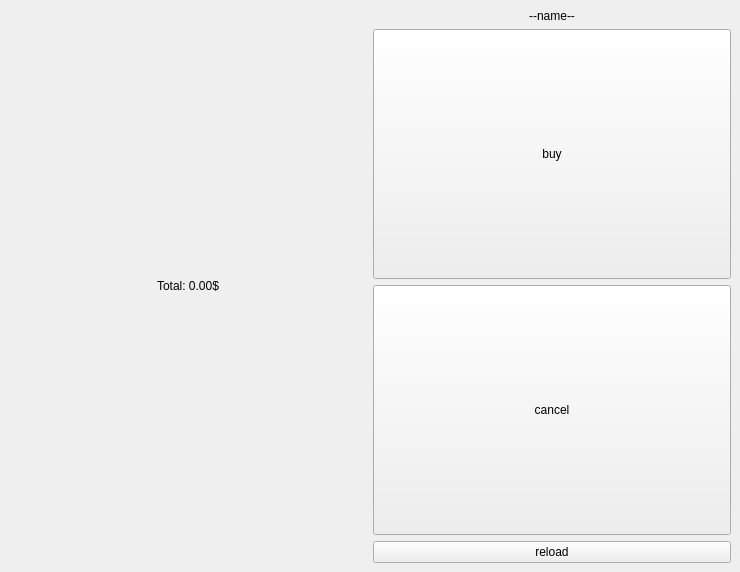
<?xml version="1.0" encoding="UTF-8"?>
<ui version="4.0">
 <class>MainWindow</class>
 <widget class="QMainWindow" name="MainWindow">
  <property name="windowModality">
   <enum>Qt::NonModal</enum>
  </property>
  <property name="geometry">
   <rect>
    <x>0</x>
    <y>0</y>
    <width>740</width>
    <height>572</height>
   </rect>
  </property>
  <property name="sizePolicy">
   <sizepolicy hsizetype="Maximum" vsizetype="Maximum">
    <horstretch>0</horstretch>
    <verstretch>0</verstretch>
   </sizepolicy>
  </property>
  <property name="windowTitle">
   <string>BeveragesTracker</string>
  </property>
  <widget class="QWidget" name="centralwidget">
   <property name="sizePolicy">
    <sizepolicy hsizetype="Maximum" vsizetype="Maximum">
     <horstretch>0</horstretch>
     <verstretch>0</verstretch>
    </sizepolicy>
   </property>
   <layout class="QHBoxLayout" name="horizontalLayout">
    <item>
     <layout class="QVBoxLayout" name="vertical1"/>
    </item>
    <item>
     <layout class="QVBoxLayout" name="vertical2">
      <item>
       <layout class="QVBoxLayout" name="drinks_list">
        <property name="sizeConstraint">
         <enum>QLayout::SetMaximumSize</enum>
        </property>
       </layout>
      </item>
      <item>
       <widget class="QLabel" name="label_total_price">
        <property name="sizePolicy">
         <sizepolicy hsizetype="Preferred" vsizetype="Maximum">
          <horstretch>0</horstretch>
          <verstretch>0</verstretch>
         </sizepolicy>
        </property>
        <property name="focusPolicy">
         <enum>Qt::NoFocus</enum>
        </property>
        <property name="frameShadow">
         <enum>QFrame::Plain</enum>
        </property>
        <property name="text">
         <string>Total: 0.00$</string>
        </property>
        <property name="alignment">
         <set>Qt::AlignCenter</set>
        </property>
       </widget>
      </item>
     </layout>
    </item>
    <item>
     <layout class="QVBoxLayout" name="vertical3">
      <item>
       <widget class="QLabel" name="label_username">
        <property name="sizePolicy">
         <sizepolicy hsizetype="Preferred" vsizetype="Maximum">
          <horstretch>0</horstretch>
          <verstretch>0</verstretch>
         </sizepolicy>
        </property>
        <property name="text">
         <string>--name--</string>
        </property>
        <property name="alignment">
         <set>Qt::AlignCenter</set>
        </property>
       </widget>
      </item>
      <item>
       <widget class="QPushButton" name="button_buy">
        <property name="sizePolicy">
         <sizepolicy hsizetype="Minimum" vsizetype="Minimum">
          <horstretch>0</horstretch>
          <verstretch>0</verstretch>
         </sizepolicy>
        </property>
        <property name="text">
         <string>buy</string>
        </property>
       </widget>
      </item>
      <item>
       <widget class="QPushButton" name="button_cancel">
        <property name="sizePolicy">
         <sizepolicy hsizetype="Minimum" vsizetype="Minimum">
          <horstretch>0</horstretch>
          <verstretch>0</verstretch>
         </sizepolicy>
        </property>
        <property name="text">
         <string>cancel</string>
        </property>
       </widget>
      </item>
      <item>
       <widget class="QPushButton" name="button_reload">
        <property name="text">
         <string>reload</string>
        </property>
       </widget>
      </item>
     </layout>
    </item>
   </layout>
  </widget>
 </widget>
 <resources/>
 <connections/>
</ui>
